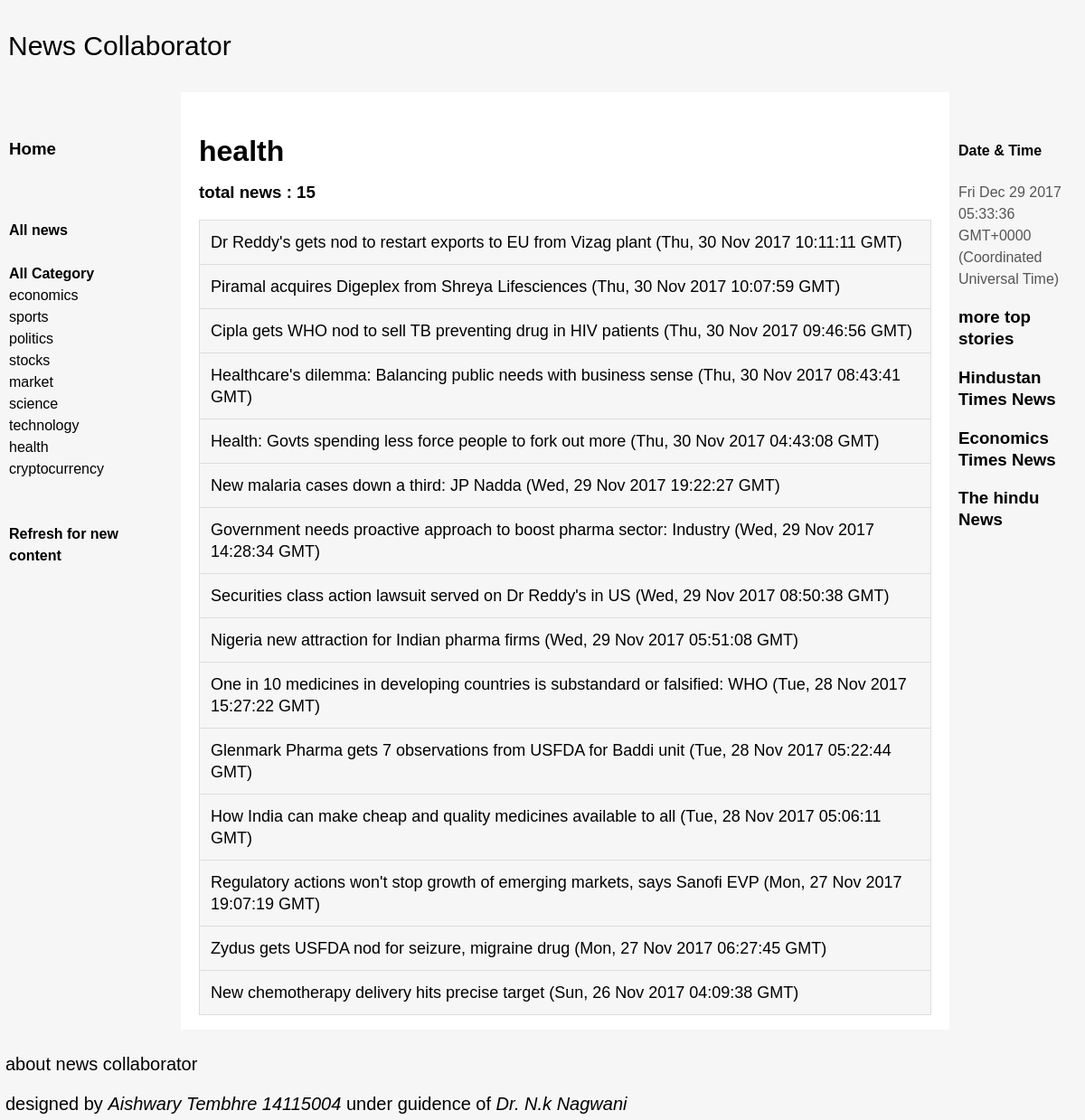
The page /catalog/health/ on the database its author committed.
### catalog/models.py (models this page shows, shortened)
class News(models.Model):
    title = models.CharField(max_length=200)
    date = models.CharField(max_length=100)
    description = models.TextField(max_length=1000, help_text="Enter a brief description of the news")
    link = models.CharField(max_length=100, help_text="hfjhhj")
    category = models.CharField(Genre, max_length=100, help_text="Select a genre for this news")
    def get_absolute_url(self):
        return reverse('news-detail', args=[str(self.id)])

### catalog/views.py (the view)
def health(request):
    category_news = News.objects.filter(category="health")
    category_count = News.objects.filter(category="health").count()
    return render(
           request,
           'categories.html',
            context={'category_news':category_news,'category_count':category_count,'c':"health"},
    )

### catalog/templates/categories.html
{% extends "base_generic.html" %}
{% block content %}
    <h1>{{ c }}</h1>
    <h3>total news : {{ category_count }}</h3>
    {% if category_news %}
    <ul id="myUL">
      {% for news in category_news %}
      <li>
        <a href="{{ news.get_absolute_url }}",style="text-decoration=none">{{ news.title }}</a> ({{news.date}})
      </li>
      {% endfor %}
    </ul>
    {% else %}
      <p>There are no news available.</p>
    {% endif %}
{% endblock %}

### catalog/templates/base_generic.html (style rules this page uses)
body { min-width: 630px; }
body { margin: 0; padding: 0; font-family:Sans-serif; line-height: 1.5em; }
#myUL { list-style-type: none; text-decoration: none !important; padding: 0; margin: 0; }
#myUL li { border: 1px solid #ddd; margin-top: -1px; background-color: #f6f6f6; padding: 12px; text-decoration: none !important; font-size: 18px; color: black; display: block; }
a { text-decoration: none ; color:black; }

### rows shown on the page
News: title "Dr Reddy's gets nod to restart exports to EU from Vizag plant", date "Thu, 30 Nov 2017 10:11:11 GMT"
News: title "Piramal acquires Digeplex from Shreya Lifesciences", date "Thu, 30 Nov 2017 10:07:59 GMT"
News: title "Cipla gets WHO nod to sell TB preventing drug in HIV patients", date "Thu, 30 Nov 2017 09:46:56 GMT"
News: title "Healthcare's dilemma: Balancing public needs with business sense", date "Thu, 30 Nov 2017 08:43:41 GMT"
News: title "Health: Govts spending less force people to fork out more", date "Thu, 30 Nov 2017 04:43:08 GMT"
News: title "New malaria cases down a third: JP Nadda", date "Wed, 29 Nov 2017 19:22:27 GMT"
News: title "Government needs proactive approach to boost pharma sector: Industry", date "Wed, 29 Nov 2017 14:28:34 GMT"
News: title "Securities class action lawsuit served on Dr Reddy's in US", date "Wed, 29 Nov 2017 08:50:38 GMT"
News: title "Nigeria new attraction for Indian pharma firms", date "Wed, 29 Nov 2017 05:51:08 GMT"
News: title "One in 10 medicines in developing countries is substandard or falsified: WHO", date "Tue, 28 Nov 2017 15:27:22 GMT"
News: title "Glenmark Pharma gets 7 observations from USFDA for Baddi unit", date "Tue, 28 Nov 2017 05:22:44 GMT"
News: title "How India can make cheap and quality medicines available to all", date "Tue, 28 Nov 2017 05:06:11 GMT"
News: title "Regulatory actions won't stop growth of emerging markets, says Sanofi EVP", date "Mon, 27 Nov 2017 19:07:19 GMT"
News: title "Zydus gets USFDA nod for seizure, migraine drug", date "Mon, 27 Nov 2017 06:27:45 GMT"
News: title "New chemotherapy delivery hits precise target", date "Sun, 26 Nov 2017 04:09:38 GMT"

### other values the page prints
{{ c }} "health"
{{ category_count }} "15"
